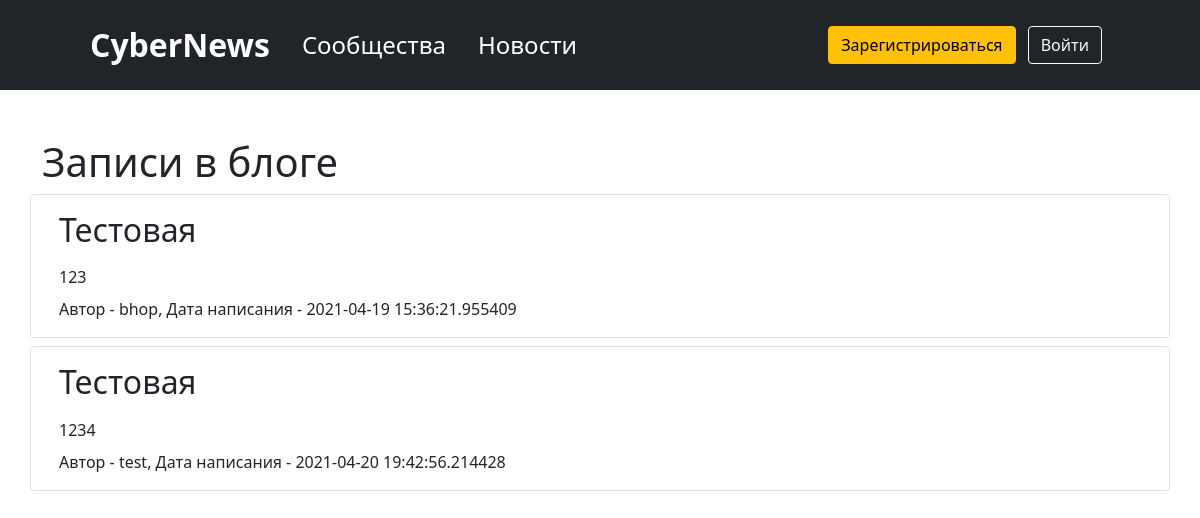
Before: / with the older database file.
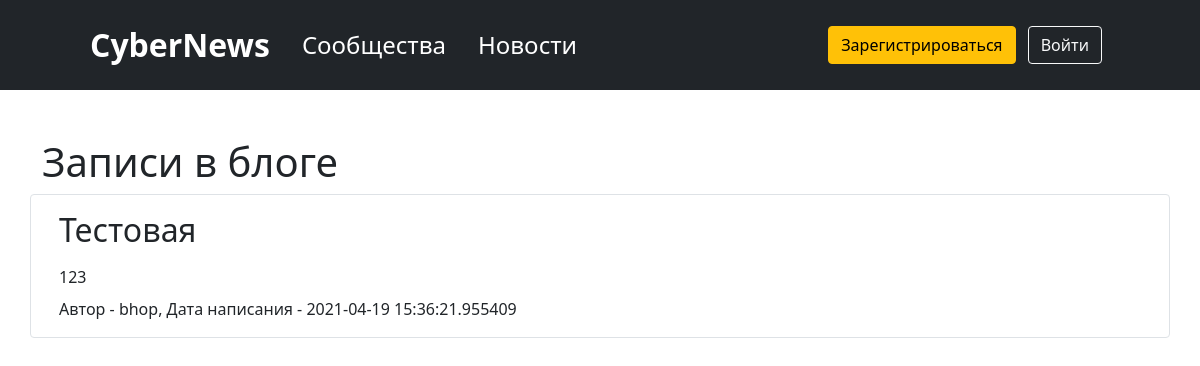
After: the same page with the newer database file.
### data/news.py (models this page shows, shortened)
class News(SqlAlchemyBase):
    __tablename__ = 'news'
    id = sqlalchemy.Column(sqlalchemy.Integer,
                           primary_key=True, autoincrement=True)
    title = sqlalchemy.Column(sqlalchemy.String, nullable=True)
    content = sqlalchemy.Column(sqlalchemy.String, nullable=True)
    created_date = sqlalchemy.Column(sqlalchemy.DateTime,
                                     default=datetime.datetime.now)
    is_private = sqlalchemy.Column(sqlalchemy.Boolean, default=True)
    user_id = sqlalchemy.Column(sqlalchemy.Integer,
                                sqlalchemy.ForeignKey("users.id"))
    is_published_by_community = sqlalchemy.Column(sqlalchemy.Boolean, default=False)
    community_id = sqlalchemy.Column(sqlalchemy.Integer, sqlalchemy.ForeignKey('communities.id'),
                                     default=None, nullable=True)
    user = orm.relation('User')
    community = orm.relation('Community')
    categories = orm.relation("Category",
                              secondary="association",
                              backref="news")

### data/users.py (models this page shows, shortened)
class User(UserMixin, SqlAlchemyBase):
    __tablename__ = 'users'
    id = sqlalchemy.Column(sqlalchemy.Integer,
                           primary_key=True, autoincrement=True)
    name = sqlalchemy.Column(sqlalchemy.String, nullable=True)
    about = sqlalchemy.Column(sqlalchemy.String, nullable=True)
    email = sqlalchemy.Column(sqlalchemy.String,
                              index=True, unique=True, nullable=True)
    hashed_password = sqlalchemy.Column(sqlalchemy.String, nullable=True)
    created_date = sqlalchemy.Column(sqlalchemy.DateTime,
                                     default=datetime.datetime.now, nullable=True)
    avatar = sqlalchemy.Column(sqlalchemy.BLOB)
    subscribes_community = orm.relationship('Community', secondary='subscribes_user_to_community', backref=orm.backref('subscribers', lazy='dynamic'))
    news = orm.relation("News", back_populates='user')
    communities = orm.relation('Community', back_populates='creator')

### main.py (the view)
@app.route("/")
def index():
    params = {}
    db_sess = db_session.create_session()
    if current_user.is_authenticated:
        news = db_sess.query(News).filter(
            (News.user == current_user) | (News.is_private != True))
    else:
        news = db_sess.query(News).filter(News.is_private != True)
    params['news'] = news
    params['title'] = 'Записи в блоге'
    return render_template("index.html", **params)

### data/db_session.py (called while the page is built)
def create_session() -> Session:
    global __factory
    return __factory()

### templates/index.html
{% extends "base.html" %}
{% block content %}
<h1>Записи в блоге</h1>
{% for item in news%}
<div class="row gap-2 p-3 my-2 border rounded">
    <h2>{{item.title}}</h2>
    <div>
        {{item.content}}
    </div>
    <div>
        {% if item.is_published_by_community %}
        Автор - <a class="text-decoration-none text-body" href="/community/id{{ item.community.id }}">{{item.community.name}}</a>, Дата написания - {{item.created_date}}
        {% else %}
        Автор - <a class="text-decoration-none text-body" href="/profile/id{{ item.user.id }}">{{item.user.name}}</a>, Дата написания - {{item.created_date}}
        {% endif %}
    </div>
</div>
{% endfor %}
{% endblock %}

### templates/base.html (shortened to what this page needs)
<!doctype html>
<html lang="en">
<head>
    <link href="https://cdn.jsdelivr.net/npm/bootstrap@5.0.0-beta3/dist/css/bootstrap.min.css"
          rel="stylesheet"
>
</head>
<body>
<header class="p-3 bg-dark text-white">
    <div class="container">
        <div class="d-flex flex-wrap navbar navbar-dark bg-dark sticky-top py-0">
            <a class="navbar-brand text-center fs-2 ps-5 fw-bold" href="/">CyberNews</a>
            <ul class="nav col-12 col-lg-auto me-lg-auto mb-2 justify-content-center mb-md-0">
                <li><a href="/communities" class="nav-link text-white fs-4">Сообщества</a></li>
                <li><a href="/news" class="nav-link text-white pe-5 fs-4">Новости</a></li>
            </ul>
            {% if current_user.is_authenticated %}
            <div class="dropdown">
                <a class="nav-link dropdown-toggle fs-3 pe-5" href="#" id="navbarDarkDropdownMenuLink" data-bs-toggle="dropdown" aria-expanded="false" style="color: #ced4da">
                    {{ current_user.name }}
                </a>
                <ul class="dropdown-menu dropdown-menu-dark" aria-labelledby="navbarDarkDropdownMenuLink">
                    <li><a class="dropdown-item" href="/news/my">Мои статьи</a></li>
                    <li><a class="dropdown-item" href="/communities/my">Мои сообщества</a></li>
                    <li><a class="dropdown-item" href="/profile">Профиль</a></li>
                    <li><hr class="dropdown-divider"></li>
                    <li><a class="dropdown-item" href="/logout">Выйти</a></li>
                </ul>
            </div>
            {% else %}
            <p class="m-2 px-5">
                <a class="btn btn btn-warning me-2" href="/register" role="button">Зарегистрироваться</a>
                <a class="btn btn-outline-light ml-2" href="/login" role="button">Войти</a>
            </p>
            {% endif %}
        </div>
    </div>
</header>
<main role="main" class="container mt-5">
    {% block content %}{% endblock %}
</main>
</body>
</html>

Changed rows visible on the page:
removed News: title "Тестовая", content "1234", user.name "test", created_date "2021-04-20 19:42:56.214428"
